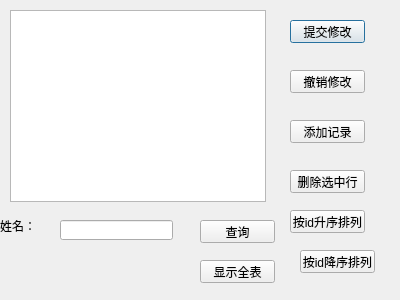
<?xml version="1.0" encoding="UTF-8"?>
<ui version="4.0">
 <class>UserManagement</class>
 <widget class="QDialog" name="UserManagement">
  <property name="geometry">
   <rect>
    <x>0</x>
    <y>0</y>
    <width>400</width>
    <height>300</height>
   </rect>
  </property>
  <property name="windowTitle">
   <string>Dialog</string>
  </property>
  <widget class="QTableView" name="tableView">
   <property name="geometry">
    <rect>
     <x>10</x>
     <y>10</y>
     <width>256</width>
     <height>192</height>
    </rect>
   </property>
  </widget>
  <widget class="QPushButton" name="pushButton">
   <property name="geometry">
    <rect>
     <x>290</x>
     <y>20</y>
     <width>75</width>
     <height>23</height>
    </rect>
   </property>
   <property name="text">
    <string>提交修改</string>
   </property>
  </widget>
  <widget class="QPushButton" name="pushButton_2">
   <property name="geometry">
    <rect>
     <x>290</x>
     <y>70</y>
     <width>75</width>
     <height>23</height>
    </rect>
   </property>
   <property name="text">
    <string>撤销修改</string>
   </property>
  </widget>
  <widget class="QPushButton" name="pushButton_3">
   <property name="geometry">
    <rect>
     <x>290</x>
     <y>120</y>
     <width>75</width>
     <height>23</height>
    </rect>
   </property>
   <property name="text">
    <string>添加记录</string>
   </property>
  </widget>
  <widget class="QPushButton" name="pushButton_4">
   <property name="geometry">
    <rect>
     <x>290</x>
     <y>170</y>
     <width>75</width>
     <height>23</height>
    </rect>
   </property>
   <property name="text">
    <string>删除选中行</string>
   </property>
  </widget>
  <widget class="QPushButton" name="pushButton_5">
   <property name="geometry">
    <rect>
     <x>290</x>
     <y>210</y>
     <width>75</width>
     <height>23</height>
    </rect>
   </property>
   <property name="text">
    <string>按id升序排列</string>
   </property>
  </widget>
  <widget class="QPushButton" name="pushButton_6">
   <property name="geometry">
    <rect>
     <x>300</x>
     <y>250</y>
     <width>75</width>
     <height>23</height>
    </rect>
   </property>
   <property name="text">
    <string>按id降序排列</string>
   </property>
  </widget>
  <widget class="QPushButton" name="pushButton_7">
   <property name="geometry">
    <rect>
     <x>200</x>
     <y>220</y>
     <width>75</width>
     <height>23</height>
    </rect>
   </property>
   <property name="text">
    <string>查询</string>
   </property>
  </widget>
  <widget class="QPushButton" name="pushButton_8">
   <property name="geometry">
    <rect>
     <x>200</x>
     <y>260</y>
     <width>75</width>
     <height>23</height>
    </rect>
   </property>
   <property name="text">
    <string>显示全表</string>
   </property>
  </widget>
  <widget class="QLineEdit" name="lineEdit">
   <property name="geometry">
    <rect>
     <x>60</x>
     <y>220</y>
     <width>113</width>
     <height>20</height>
    </rect>
   </property>
  </widget>
  <widget class="QLabel" name="label">
   <property name="geometry">
    <rect>
     <x>0</x>
     <y>220</y>
     <width>54</width>
     <height>12</height>
    </rect>
   </property>
   <property name="text">
    <string>姓名：</string>
   </property>
  </widget>
 </widget>
 <resources/>
 <connections/>
</ui>
